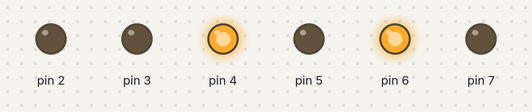
Simulated run of this sketch. Board: Arduino Leonardo, built with avr-gcc and run on an emulated ATmega32U4. Parts: output pins drawn as LEDs (lit = HIGH). What the sketch prints to the serial monitor is not drawn.

Above: at 0.17 s.
At 0.6 s:
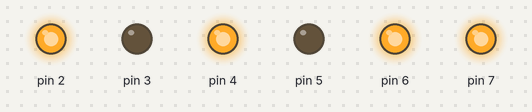
Timing chart, 0 to 2.1 s (numbered marks = the images above):
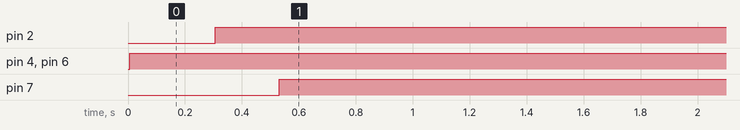

Measured:
- by itself, pin 2: LOW → HIGH at 0.31 s
- by itself, pin 4, pin 6: LOW → HIGH at 0.01 s
- by itself, pin 7: LOW → HIGH at 0.53 s

The sketch:

rotation.ino
```cpp
#include <DCMotor.h>

const byte voieDroiteA = 19;
const byte voieDroiteB = 18;
const byte voieGaucheA = 20;
const byte voieGaucheB = 21;
DCMotor moteurDroite(2,4,3,voieDroiteA,voieDroiteB);
DCMotor moteurGauche(7,6,5,voieGaucheA,voieGaucheB); //PWM, IN1, IN2, VOIEA, VOIEB

void setup()
{
  TCCR3B = TCCR3B & 0b11111000 | 0x01;  //permet d'augmenter la fréquence du pwm de la pin 3 au maximum
  TCCR4B = TCCR4B & 0b11111000 | 0x01;  //permet d'augmenter la fréquence du pwm de la pin 4 au maximum
  Serial.begin(500000);
  //pinMode(voieA, INPUT_PULLUP);
  //pinMode(voieB, INPUT_PULLUP);
  attachInterrupt(digitalPinToInterrupt(voieDroiteA), motorCodeurIncrementalDA, CHANGE);
  attachInterrupt(digitalPinToInterrupt(voieDroiteB), motorCodeurIncrementalDB, CHANGE);
  attachInterrupt(digitalPinToInterrupt(voieGaucheA), motorCodeurIncrementalGA, CHANGE);
  attachInterrupt(digitalPinToInterrupt(voieGaucheB), motorCodeurIncrementalGB, CHANGE);
  moteurDroite.setPID(1.429,-1.346,0);
  moteurGauche.setPID(0.6452,-0.5907,0);
}

void loop()
{
  moteurDroite.tourneRPM(6);

  Serial.println(moteurDroite.getVitesse());
  Serial.print('\t');
  moteurGauche.tourneRPM(6);
  Serial.println(moteurGauche.getVitesse());
}

void motorCodeurIncrementalDA()
{
  moteurDroite.codeurIncrementalA();
}

void motorCodeurIncrementalDB()
{
  moteurDroite.codeurIncrementalB();
}

void motorCodeurIncrementalGA()
{
  moteurGauche.codeurIncrementalA();
}

void motorCodeurIncrementalGB()
{
  moteurGauche.codeurIncrementalB();
}
```
